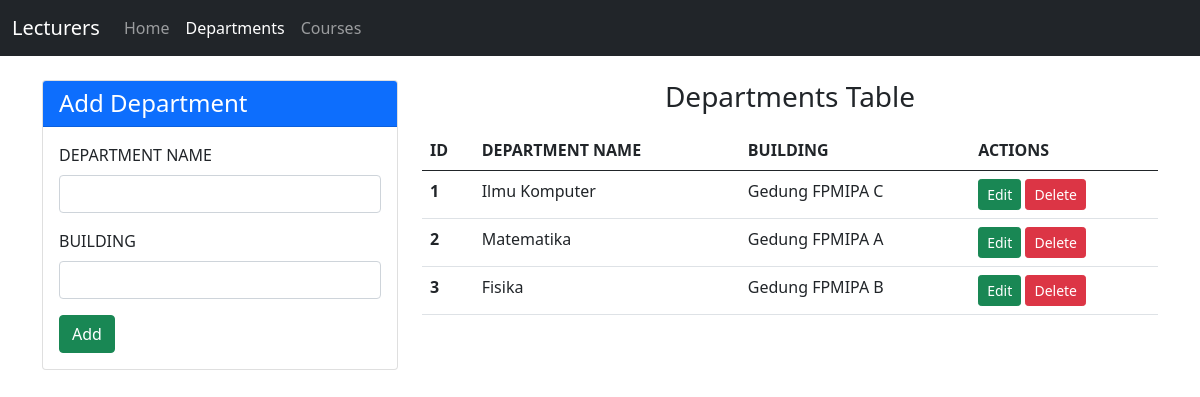
The page /tp_mvc25/department.php on the database its author committed.
### tables this page shows
CREATE TABLE `departments` (
  `id` int(11) NOT NULL AUTO_INCREMENT,
  `name` varchar(100) NOT NULL,
  `building` varchar(100) NOT NULL,
  PRIMARY KEY (`id`)
);

### tp_mvc25/controllers/DepartmentController.php (called while the page is built, shortened)
<?php
include_once("models/Department.php");
include_once("views/DepartmentView.php");
class DepartmentController
{
    private $department;
    function __construct()
    {
        $this->department = new Department(DB_HOST, DB_USER, DB_PASS, DB_NAME);
    }
    function index($id_edit = null)
    {
        $this->department->getDepartment();
        $departments = array();
        while ($row = $this->department->getResult()) {
            array_push($departments, $row);
        }
        $edit = null;
        $view = new DepartmentView();
        $view->render($departments, $edit);
    }
}

### tp_mvc25/models/DB.php (called while the page is built, shortened)
<?php
class DB
{
    private $db_host;
    private $db_user;
    private $db_pass;
    private $db_name;
    private $db_link;
    function __construct($db_host, $db_user, $db_pass, $db_name)
    {
        $this->db_host = $db_host;
        $this->db_user = $db_user;
        $this->db_pass = $db_pass;
        $this->db_name = $db_name;
    }
    function open()
    {
        $this->db_link = mysqli_connect(
            $this->db_host,
            $this->db_user,
            $this->db_pass,
            $this->db_name
        );
    }
    function execute($query)
    {
        $this->result = mysqli_query($this->db_link, $query);
        return $this->result;
    }
}

### tp_mvc25/models/Department.php (called while the page is built, shortened)
<?php
include_once("models/DB.php");
class Department extends DB
{
    function getDepartment()
    {
        $query = "SELECT * FROM departments ORDER BY id";
        return $this->execute($query);
    }
}

### tp_mvc25/views/DepartmentView.php (the view, shortened to what this page needs)
<?php
include_once("views/Template.php");
class DepartmentView
{
    function render($departments, $edit)
    {
        $rows = "";
        foreach ($departments as $row) {
            $rows .= "<tr>
                <th>" . Template::safe($row['id']) . "</th>
                <td>" . Template::safe($row['name']) . "</td>
                <td>" . Template::safe($row['building']) . "</td>
                <td>
                    <a class='btn btn-success btn-sm' href='department.php?id_edit=" . $row['id'] . "'>Edit</a>
                    <a class='btn btn-danger btn-sm' href='department.php?id_hapus=" . $row['id'] . "'
                       onclick=\"return confirm('Hapus department ini?')\">Delete</a>
                </td>
            </tr>";
        }
    }
}

### rows shown on the page
departments: id "1", name "Ilmu Komputer", building "Gedung FPMIPA C"
departments: id "2", name "Matematika", building "Gedung FPMIPA A"
departments: id "3", name "Fisika", building "Gedung FPMIPA B"
